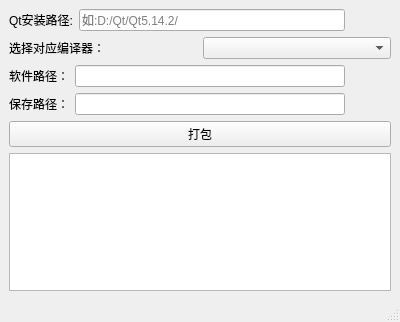
<?xml version="1.0" encoding="UTF-8"?>
<ui version="4.0">
 <class>PackagingTool</class>
 <widget class="QMainWindow" name="PackagingTool">
  <property name="geometry">
   <rect>
    <x>0</x>
    <y>0</y>
    <width>400</width>
    <height>322</height>
   </rect>
  </property>
  <property name="windowTitle">
   <string>PackagingTool</string>
  </property>
  <widget class="QWidget" name="centralwidget">
   <layout class="QVBoxLayout" name="verticalLayout">
    <item>
     <layout class="QHBoxLayout" name="horizontalLayout_4">
      <item>
       <widget class="QLabel" name="label_4">
        <property name="text">
         <string>Qt安装路径:</string>
        </property>
       </widget>
      </item>
      <item>
       <widget class="QLineEdit" name="qtPathLineEdit">
        <property name="inputMask">
         <string/>
        </property>
        <property name="readOnly">
         <bool>true</bool>
        </property>
        <property name="placeholderText">
         <string>如:D:/Qt/Qt5.14.2/</string>
        </property>
       </widget>
      </item>
      <item>
       <widget class="QPushButton" name="qtPathPushButton">
        <property name="text">
         <string/>
        </property>
        <property name="icon">
         <iconset resource="resources.qrc">
          <normaloff>:/images/resources/images/folder.png</normaloff>:/images/resources/images/folder.png</iconset>
        </property>
        <property name="flat">
         <bool>true</bool>
        </property>
       </widget>
      </item>
     </layout>
    </item>
    <item>
     <layout class="QHBoxLayout" name="horizontalLayout">
      <item>
       <widget class="QLabel" name="label">
        <property name="toolTip">
         <string>&lt;html&gt;&lt;head/&gt;&lt;body&gt;&lt;p&gt;选择开发使用的编译器及对应位数&lt;/p&gt;&lt;/body&gt;&lt;/html&gt;</string>
        </property>
        <property name="text">
         <string>选择对应编译器：</string>
        </property>
       </widget>
      </item>
      <item>
       <widget class="QComboBox" name="comboBox"/>
      </item>
     </layout>
    </item>
    <item>
     <layout class="QHBoxLayout" name="horizontalLayout_2">
      <item>
       <widget class="QLabel" name="label_2">
        <property name="text">
         <string>软件路径：</string>
        </property>
       </widget>
      </item>
      <item>
       <widget class="QLineEdit" name="appPathLineEdit">
        <property name="readOnly">
         <bool>true</bool>
        </property>
       </widget>
      </item>
      <item>
       <widget class="QPushButton" name="appPathPushButton">
        <property name="text">
         <string/>
        </property>
        <property name="icon">
         <iconset resource="resources.qrc">
          <normaloff>:/images/resources/images/folder.png</normaloff>:/images/resources/images/folder.png</iconset>
        </property>
        <property name="flat">
         <bool>true</bool>
        </property>
       </widget>
      </item>
     </layout>
    </item>
    <item>
     <layout class="QHBoxLayout" name="horizontalLayout_3">
      <item>
       <widget class="QLabel" name="label_3">
        <property name="text">
         <string>保存路径：</string>
        </property>
       </widget>
      </item>
      <item>
       <widget class="QLineEdit" name="savePathLineEdit">
        <property name="readOnly">
         <bool>true</bool>
        </property>
       </widget>
      </item>
      <item>
       <widget class="QPushButton" name="savePathPushButton">
        <property name="text">
         <string/>
        </property>
        <property name="icon">
         <iconset resource="resources.qrc">
          <normaloff>:/images/resources/images/folder.png</normaloff>:/images/resources/images/folder.png</iconset>
        </property>
        <property name="flat">
         <bool>true</bool>
        </property>
       </widget>
      </item>
     </layout>
    </item>
    <item>
     <widget class="QPushButton" name="packPushButton">
      <property name="text">
       <string>打包</string>
      </property>
     </widget>
    </item>
    <item>
     <widget class="QTextEdit" name="textEdit">
      <property name="sizePolicy">
       <sizepolicy hsizetype="Expanding" vsizetype="Expanding">
        <horstretch>0</horstretch>
        <verstretch>0</verstretch>
       </sizepolicy>
      </property>
      <property name="readOnly">
       <bool>true</bool>
      </property>
     </widget>
    </item>
   </layout>
  </widget>
  <widget class="QMenuBar" name="menubar">
   <property name="geometry">
    <rect>
     <x>0</x>
     <y>0</y>
     <width>400</width>
     <height>26</height>
    </rect>
   </property>
  </widget>
  <widget class="QStatusBar" name="statusbar"/>
 </widget>
 <resources>
  <include location="resources.qrc"/>
 </resources>
 <connections/>
</ui>
